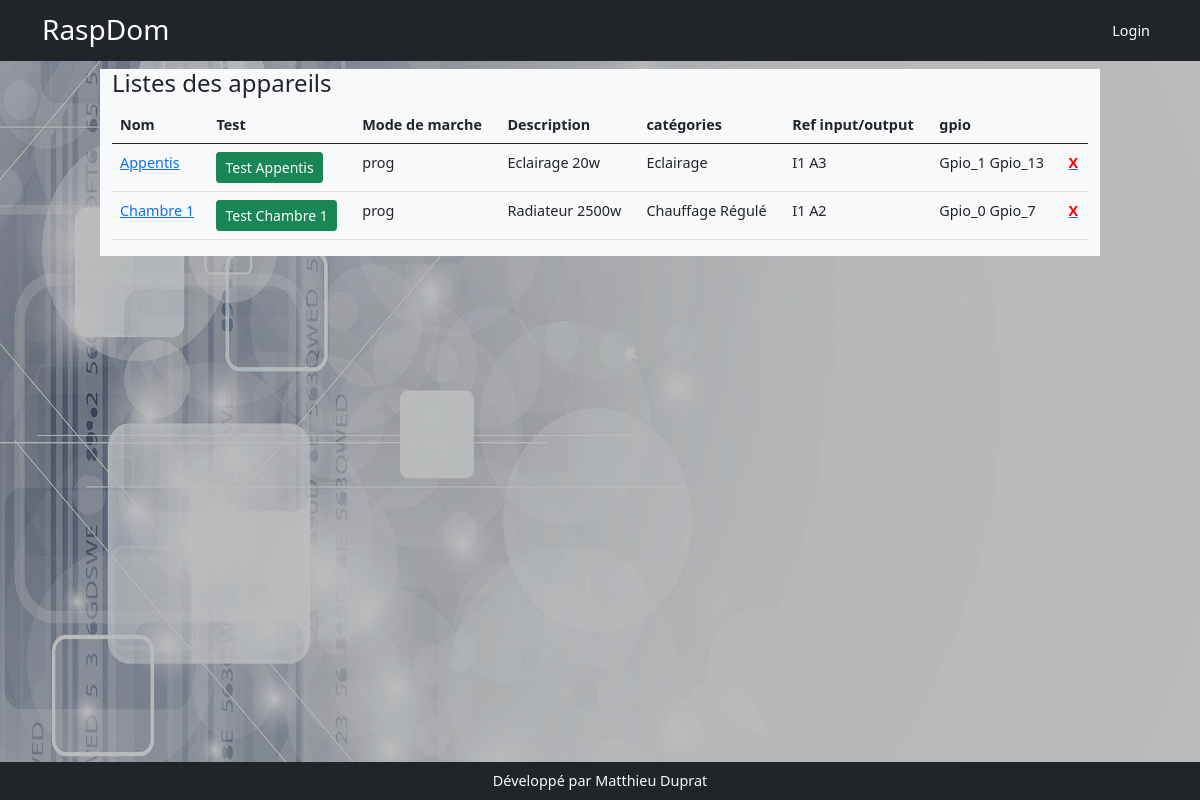
Page /appareils on the earlier database version.
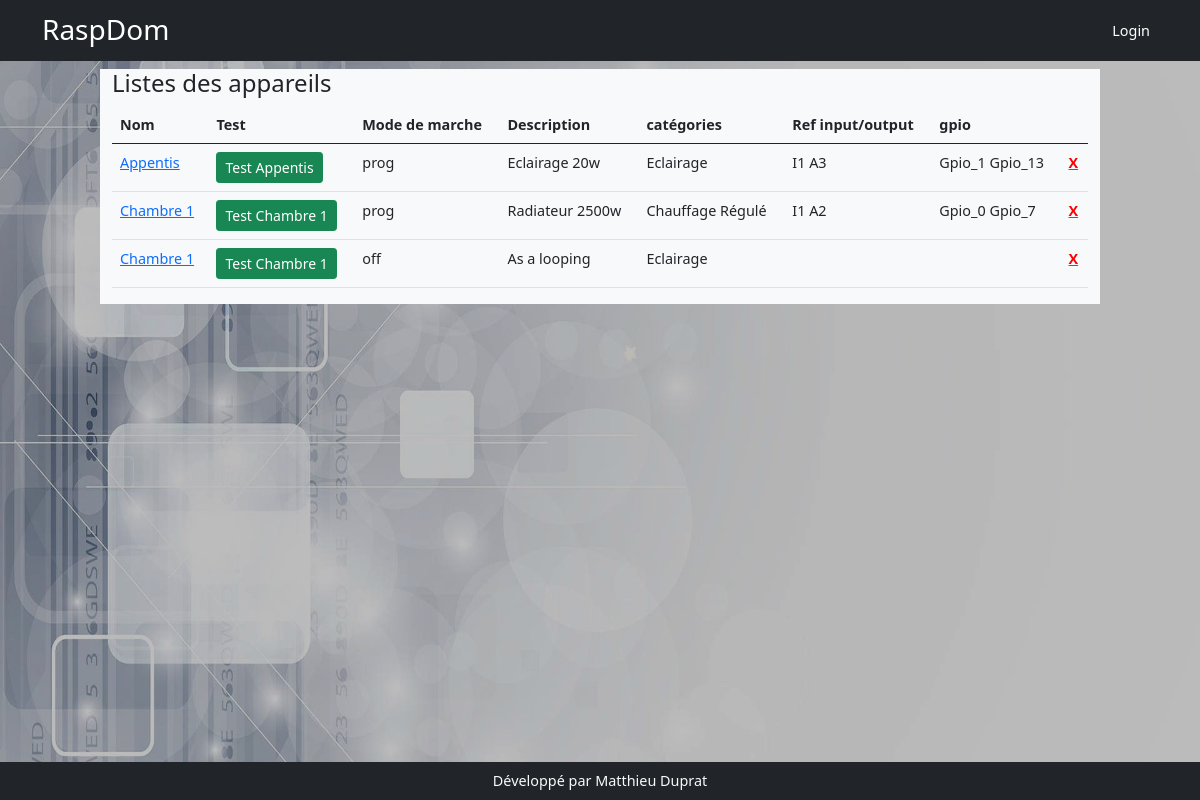
Same page on the later database version.
### models.py (models this page shows, shortened)
class Appareil(db.Model):
    id = db.Column(db.Integer, primary_key=True)
    nom = db.Column(db.String(200))
    description = db.Column(db.String(200))
    categorieappareil = db.Column(db.String(200), nullable=True)
    sortie = db.Column(db.String(200), nullable=True)
    image = db.Column(db.String(200), nullable=True)
    gpios = db.relationship('Gpio', backref='appareil', lazy=True)
    order_gpio = db.Column(db.String(200))
    nbre_gpio = db.Column(db.Integer)
    programmations = db.relationship('Programmation', backref='appareil_programmation', lazy=True)
    mode_de_marche = db.relationship('ModeDeMarche', uselist=False,  backref='appareil_mode_de_marche', lazy=True)
    auto = db.relationship('Auto', uselist=False, backref='appareil_auto', lazy=True)
    sonde_id = db.Column(db.Integer, db.ForeignKey('sonde.id'))
    sonde = db.relationship('Sonde', uselist=False, backref='appareil_sonde', lazy=True)
    manuel = db.relationship('Manuel', uselist=False, backref='appareil_ordre', lazy=True)
    label = db.Column(db.String(250))

class ModeDeMarche(db.Model):
    id = db.Column(db.Integer, primary_key=True)
    appareil_id = db.Column(db.Integer,db.ForeignKey('appareil.id'), nullable=False)
    mode_de_marche = db.Column(db.String(200), default='off')

class Gpio(db.Model):
    id = db.Column(db.Integer, primary_key=True)
    nom = db.Column(db.String(200))
    mode = db.Column(db.String(10))
    valeur = db.Column(db.String(10))
    info = db.Column(db.String(200))
    appareil_id = db.Column(db.Integer, db.ForeignKey('appareil.id'), nullable=True, default='')

### app.py (the view)
@app.route('/appareils')
def appareils():
    appareils = Appareil.query.order_by('nom')
    return render_template('appareil/appareils.html', appareils=appareils)

### templates/appareil/appareils.html
{% extends 'base.html' %}
{% block content %}
<div class="row">
    <div class="col-md-10 mx-auto  bg-light">
        <h4>Listes des appareils</h4>
        <table class="table">
            <thead>
                <tr>
                    <th>Nom</th>
                    <th>Test</th>
                    <th>Mode de marche</th>
                    <th>Description</th>
                    <th>catégories</th>
                    <th>Ref input/output</th>
                    <th>gpio</th>
                    <th></th>
                </tr>
            </thead>
            <tbody>{% for appareil in appareils %}
                <tr>
                    <td><a href="{{url_for('edit_appareil', appareil_id=appareil.id)}}">{{appareil.nom}}</a> </td>
                    <td><a class="btn btn-success btn-sm" href="{{ url_for('test', appareil_id=appareil.id)}}">Test {{appareil.nom}}</a></td>
                    <td>{{ appareil.mode_de_marche.mode_de_marche}}</td>
                    <td>{{ appareil.description}}</td>
                    <td>{{appareil.label}}</td>
                    <td>{% for data in appareil.gpios if data %} {{data.nom}}{% endfor %}</td>
                    <td>{% for data in appareil.gpios if data %} {{data.valeur}} {% endfor %}</td>
                    <td><a href="{{url_for('delete_appareil', appareil_id=appareil.id)}}"><b style="color:red">X</b></a></td>
                </tr>{% endfor %}
            </tbody>
        </table>
    </div>
</div>
{% endblock %}

Differences in the rows shown:
added Appareil: nom "Chambre 1", mode_de_marche.mode_de_marche "off", description "As a looping", label "Eclairage"
